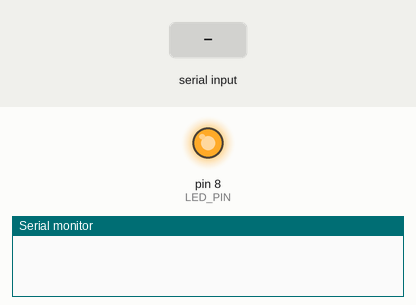
This sketch was run on a simulated Arduino Uno, built with avr-gcc and run on an emulated ATmega328P. Parts: output pins drawn as LEDs (lit = HIGH), the last lines printed to the serial monitor. The inputs (shaded band) are chosen by the test bench.

Above: at 1.2 s.
1.3 s: "off\n" received over Serial
At 2.1 s:
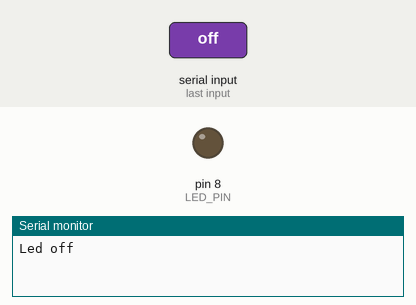
2.8 s: "on\n" received over Serial
At 3.2 s:
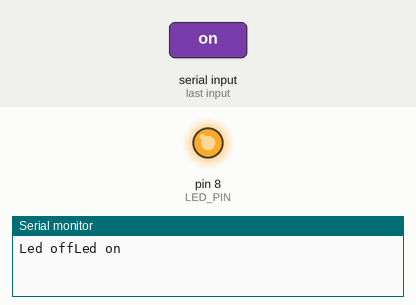
Timing chart, 0 to 5.8 s (numbered marks = the images above; inputs shaded):
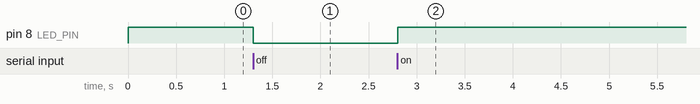

The sketch:

test_arduino_serial.ino
```cpp
String incomingByte;
#define LED_PIN 8
void setup() {

  Serial.begin(9600);

  pinMode(LED_PIN, OUTPUT);
  digitalWrite(LED_PIN, HIGH);

}
void loop() {

  if (Serial.available() > 0) {

  incomingByte = Serial.readStringUntil('\n');

    if (incomingByte == "on") {

      digitalWrite(LED_PIN, HIGH);

      Serial.write("Led on");

    }

    else if (incomingByte == "off") {

      digitalWrite(LED_PIN, LOW);

      Serial.write("Led off");

    }

    else{

     Serial.write("invalid input");

    }

  }

}
```

Measured:
- after the input at 1.3 s, pin 8 (LED_PIN): HIGH → LOW at once
- after the input at 2.8 s, pin 8 (LED_PIN): LOW → HIGH at once
